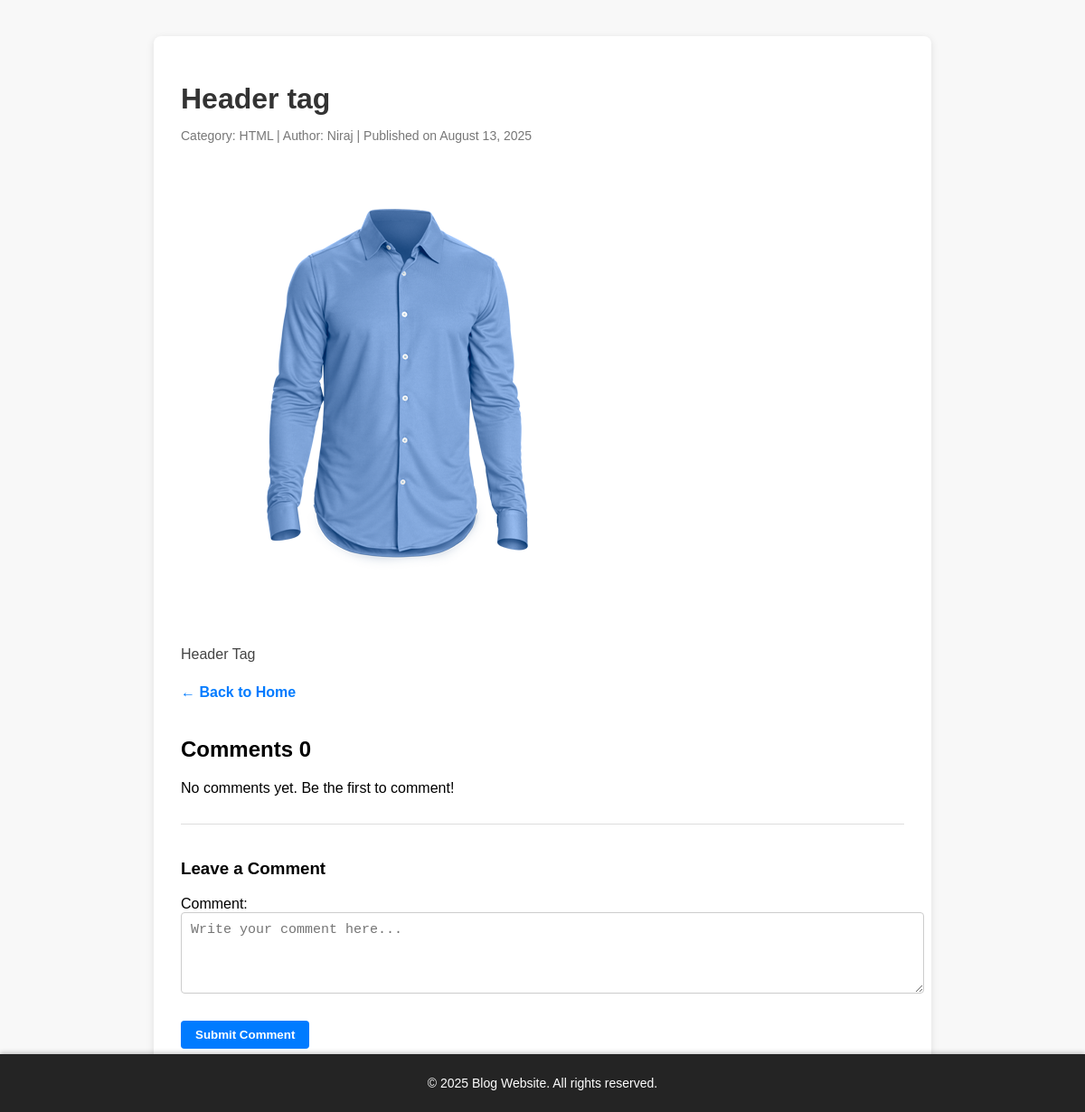
/blog/header-tag/ (signed in), run on an earlier commit of the app's database.
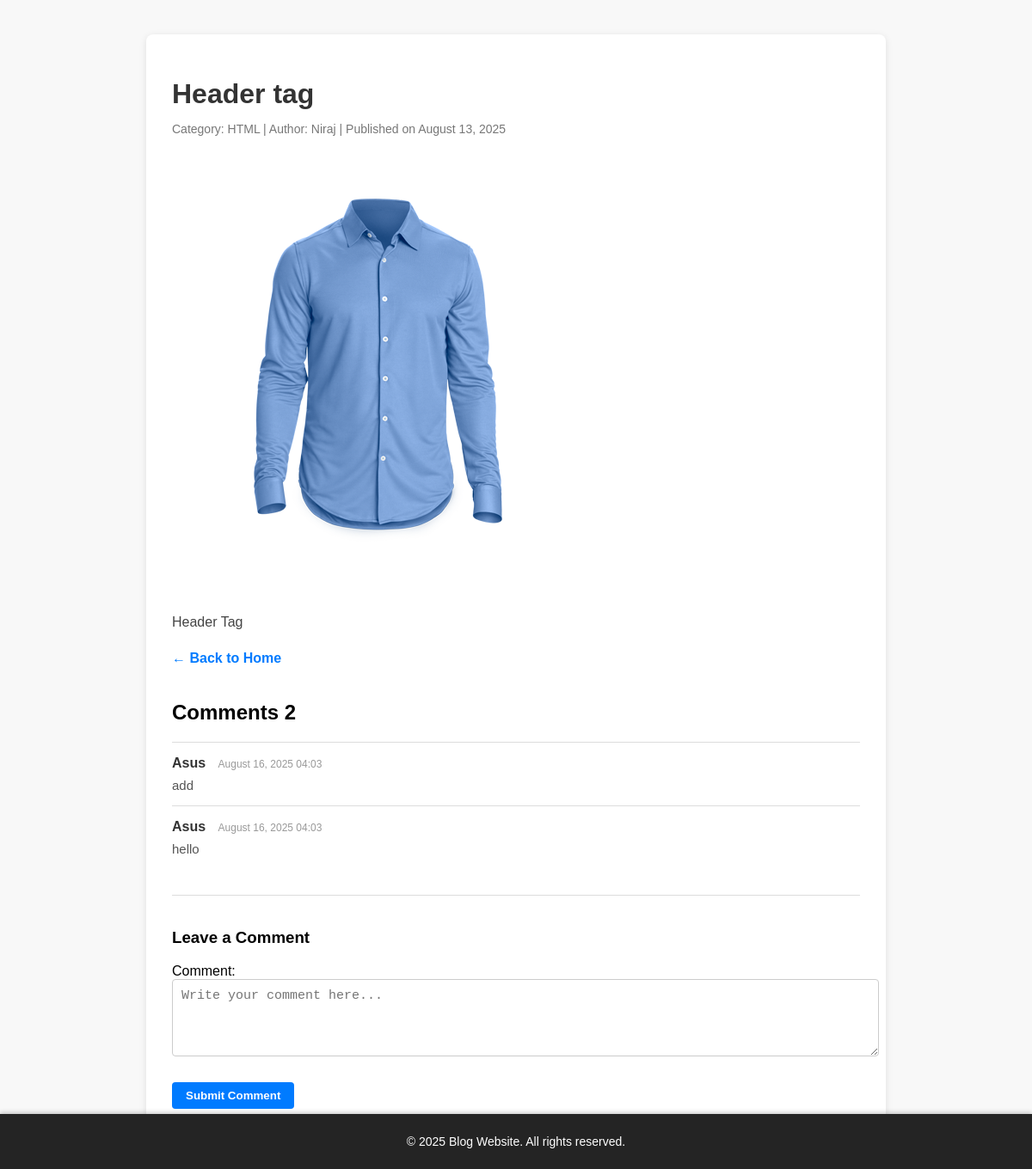
And on a later commit of the database.
### app/models.py (models this page shows, shortened)
class Comment(models.Model):
    comment=models.TextField()
    blog=models.ForeignKey(Blog,on_delete=models.CASCADE,related_name='comments')
    author=models.ForeignKey(User,on_delete=models.CASCADE)
    created_at = models.DateTimeField(auto_now_add=True)

### app/views.py (the view)
# urls.py: path('blog/<slug:slug>/',views.blog_detail, name='blog_detail'),
@login_required
def blog_detail(request,slug):
    blog=get_object_or_404(Blog,slug=slug,is_published=True)
    comments = blog.comments.order_by('created_at')
    comment_form=CommentForm()
    context={'comment_form': comment_form,'blog':blog,'comments':comments}
    return render(request,'blog_detail.html',context)

### app/forms.py
class CommentForm(forms.ModelForm):
    class Meta:
        model=Comment
        fields = ['comment']
        widgets = {
            'comment': forms.Textarea(attrs={
                'rows': 4,
                'placeholder': 'Write your comment here...',
                'class': 'form-control'
            }),
        }
        labels = {
            'content': '',
        }

### app/models.py (called while the page is built)
    def __str__(self):
        return self.category_title

### template/blog_detail.html (shortened to what this page needs)
{% extends 'includes/base.html' %}
{% block content %}
<div class="blog-detail">
  <h1>{{ blog.blog_title|capfirst }}</h1>
  <p class="blog-meta">
    Category: {{ blog.category }} |
    Author: {{ blog.author.username|capfirst }} |
    Published on {{ blog.created_at|date:"F d, Y" }}
  </p>
  {% if blog.image %}
  <img src="{{ blog.image.url }}" alt="Blog Image" style="max-width:100%; margin-bottom:20px;">
  {% endif %}
  <div class="blog-description">
    {{ blog.blog_description|safe }}
  </div>
  <a href="{% url 'home' %}" class="back-link">← Back to Home</a>
  <div class="comments-section">
    <h2>Comments {{ comments.count }}</h2>
    {% if comments %}
      {% for comment in comments %}
      <div class="comment">
        <span class="author">{{ comment.author.username|capfirst }}</span>
        <span class="date">{{ comment.created_at|date:"F d, Y H:i" }}</span>
        <div class="content">{{ comment.comment|linebreaksbr }}</div>
      </div>
      {% endfor %}
    {% else %}
      <p>No comments yet. Be the first to comment!</p>
    {% endif %}
    {% if user.is_authenticated %}
    <div class="comment-form">
      <h3>Leave a Comment</h3>
      <form method="post" action="{%url 'add_comment' blog.pk %}">
        {{ comment_form.as_p }}
        <button type="submit">Submit Comment</button>
      </form>
    </div>
    {% else %}
      <p><a href="{% url 'login' %}">Log in</a> to leave a comment.</p>
    {% endif %}
  </div>
</div>
{% endblock %}

What changed in the data, as far as the page shows it:
added Comment: author.username "Asus", created_at "August 16, 2025 04:03", comment "add"
added Comment: author.username "Asus", created_at "August 16, 2025 04:03", comment "hello"
Also different on the page:
{{ comments.count }}: "0" → "2"
text no longer shown: "No comments yet. Be the first to comment!"
